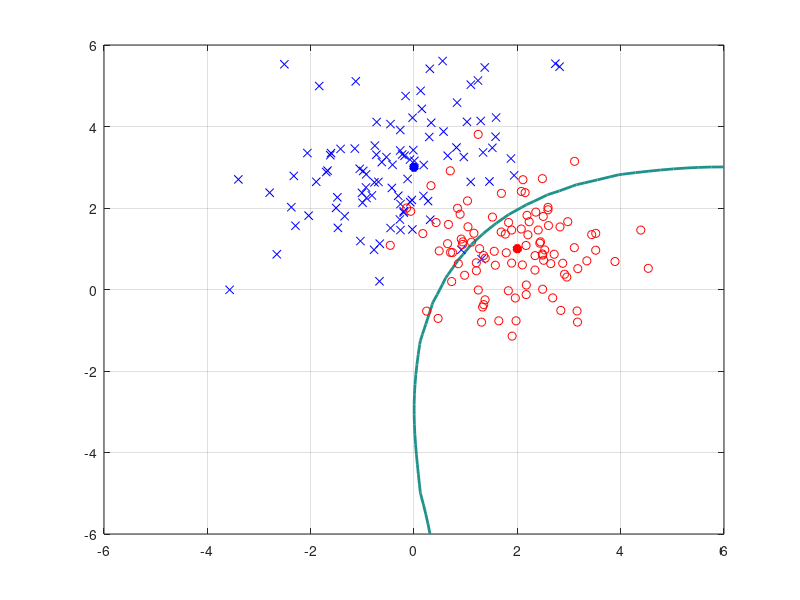
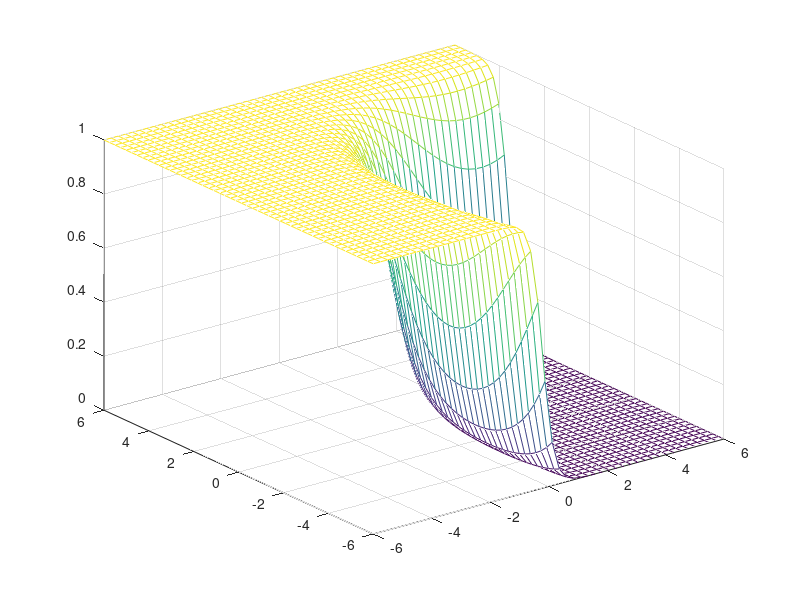

These charts were generated, in order, by the following MATLAB code: (Note: this script raises an error after producing the figures.)
% Compute the posterior probability on a regular grid in the input space and plot the decision
% boundary for which the posterior probability satisfies P[?1 | x] = 0.5. Show 100 samples
% drawn from each of the classes superposed on the same graph. Draw the posterior probability
% as a three dimensional graph.

m1 = [0;3];
C1 = [2 1; 1 2];

m2 = [2;1];
C2 = [1 0; 0 1];

numGrid = 50;
xRange = linspace(-6.0, 6.0, numGrid);
yRange = linspace(-6.0, 6.0, numGrid);
P1 = zeros(numGrid, numGrid);
P2 = P1;

for i=1:numGrid
    for j=1:numGrid
        x = [yRange(j) xRange(i)]';
        P1(i,j) = mvnpdf(x', m1', C1);
        P2(i,j) = mvnpdf(x', m2', C2);
    end
end

Pmax = max(max([P1 P2]));
figure(1), clf, contour(xRange, yRange, P1./(P1+P2), [0 0.5*Pmax], 'LineWidth', 2);
hold on;
plot(m1(1), m1(2), 'b*', 'LineWidth', 4);
plot(m2(1), m2(2), 'r*', 'LineWidth', 4);

% Show 100 samples drawn from each of the classes superposed on the same
% graph
N = 100;
X1 = mvnrnd(m1, C1, N);
X2 = mvnrnd(m2, C2, N);

hold on;
plot(X1(:, 1), X1(:, 2), 'bx', X2(:, 1), X2(:, 2), 'ro');
grid on;

% Draw the posterior probability as a three dimensional graph
figure(2)
mesh(xRange, yRange, P1./(P1+P2));

% Using the data sampled from each of the distributions, train a
% feedforward nural network using the Neural Networks toolbox. 

XNN = [X1; X2]';
N1 = size(X1, 1);
N2 = size(X2, 1);
y1 = [ones(N1, 1) zeros(N2, 1)]';
y2 = [zeros(N2, 1) ones(N1, 1)]';
y = [y1 y2];

net = patternnet(20);
net = train(net, XNN, y);
view(net);
output = net(XNN);

NP1 = zeros(numGrid, numGrid);

for i=1:numGrid
    for j=1:numGrid
        x = [yRange(j) xRange(i)]';
        nnp = net(x);
        NP1(i,j) = nnp(1);
    end
end

NPmax = max(max(NP1));
figure(3), clf, contour(xRange, yRange, NP1, [0 0.5*NPmax], 'LineWidth', 2);
hold on;
plot(m1(1), m1(2), 'b*', 'LineWidth', 4);
plot(m2(1), m2(2), 'r*', 'LineWidth', 4);

hold on;
plot(X1(:, 1), X1(:, 2), 'bx', X2(:, 1), X2(:, 2), 'ro');
grid on;

% Time series prediction
% Formulated as a regression problem.

Ttr = T(1:1500, 1);
Tts = T(1500 + 1: size(T, 1));
NTtr = size(Ttr, 1);
p = 20;

ytr = X(p+1:NTtr, 1);

D = ones(NTtr - p, p + 1);

for i=1:NTtr - p
   n = (p + 1) + (i - 1);
   for j=1:p
      % We might want to change this to use the actual ouptuts from
      % the previous time series. 
      D(i, j) = T(n - j, 1);
   end
end

w = D \ ytr;
